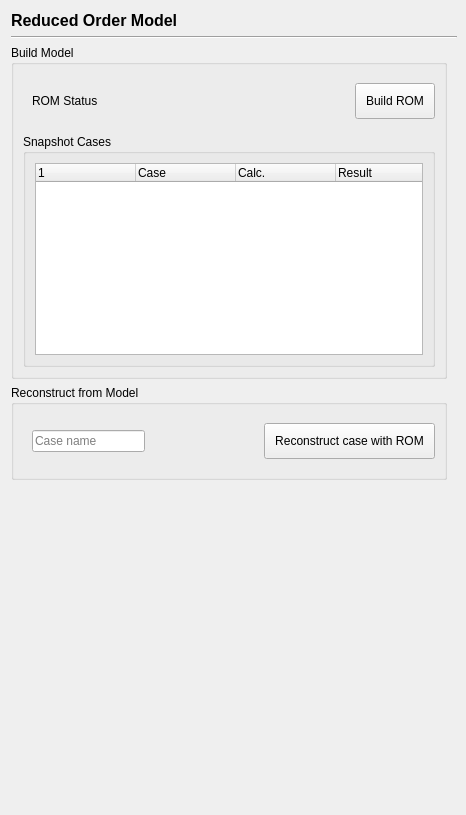
<?xml version="1.0" encoding="UTF-8"?>
<ui version="4.0">
 <class>PODROMPage</class>
 <widget class="QWidget" name="PODROMPage">
  <property name="geometry">
   <rect>
    <x>0</x>
    <y>0</y>
    <width>466</width>
    <height>815</height>
   </rect>
  </property>
  <property name="windowTitle">
   <string>Form</string>
  </property>
  <layout class="QVBoxLayout" name="verticalLayout_4">
   <property name="rightMargin">
    <number>9</number>
   </property>
   <item>
    <widget class="QLabel" name="title">
     <property name="font">
      <font>
       <pointsize>12</pointsize>
       <weight>75</weight>
       <bold>true</bold>
      </font>
     </property>
     <property name="text">
      <string>Reduced Order Model</string>
     </property>
    </widget>
   </item>
   <item>
    <widget class="Line" name="line">
     <property name="orientation">
      <enum>Qt::Horizontal</enum>
     </property>
    </widget>
   </item>
   <item>
    <widget class="QScrollArea" name="scrollArea">
     <property name="frameShape">
      <enum>QFrame::NoFrame</enum>
     </property>
     <property name="widgetResizable">
      <bool>true</bool>
     </property>
     <widget class="QWidget" name="scrollAreaWidgetContents">
      <property name="geometry">
       <rect>
        <x>0</x>
        <y>0</y>
        <width>448</width>
        <height>768</height>
       </rect>
      </property>
      <layout class="QVBoxLayout" name="verticalLayout_PODROMpage">
       <property name="leftMargin">
        <number>0</number>
       </property>
       <property name="topMargin">
        <number>0</number>
       </property>
       <property name="rightMargin">
        <number>10</number>
       </property>
       <property name="bottomMargin">
        <number>0</number>
       </property>
       <item>
         <widget class="QGroupBox" name="groupBox_ROMBuildAndSnapshots">
           <property name="title">
             <string>Build Model</string>
           </property>
           <layout class="QVBoxLayout" name="verticalLayout_ROMGroup">
             <item>
               <widget class="QWidget" name="widgetBuildROM" native="true">
                <layout class="QHBoxLayout" name="horizontalLayoutBuildRom">
                 <property name="rightMargin">
                  <number>0</number>
                 </property>
                 <item>
                   <widget class="QLabel" name="labelBuildROM">
                     <property name="text">
                       <string>ROM Status</string>
                     </property>
                   </widget>
                 </item>
                 <item>
                  <spacer name="horizontalSpacer_31">
                   <property name="orientation">
                    <enum>Qt::Horizontal</enum>
                   </property>
                   <property name="sizeHint" stdset="0">
                    <size>
                     <width>40</width>
                     <height>20</height>
                    </size>
                   </property>
                  </spacer>
                 </item>
                 <item>
                  <widget class="QPushButton" name="buildROM">
                   <property name="styleSheet">
                    <string notr="true">padding: 10px</string>
                   </property>
                   <property name="text">
                    <string>Build ROM</string>
                   </property>
                  </widget>
                 </item>
                </layout>
               </widget>
              </item>
              <item>
               <widget class="QGroupBox" name="snapshotCases">
                <property name="title">
                 <string>Snapshot Cases</string>
                </property>
                <layout class="QVBoxLayout" name="verticalLayout_2">
                 <item>
                  <widget class="QTreeWidget" name="snapshotCaseList">
                   <property name="sizePolicy">
                    <sizepolicy hsizetype="Expanding" vsizetype="Preferred">
                     <horstretch>0</horstretch>
                     <verstretch>0</verstretch>
                    </sizepolicy>
                   </property>
                   <property name="contextMenuPolicy">
                    <enum>Qt::CustomContextMenu</enum>
                   </property>
                   <property name="verticalScrollBarPolicy">
                    <enum>Qt::ScrollBarAlwaysOff</enum>
                   </property>
                   <property name="horizontalScrollBarPolicy">
                    <enum>Qt::ScrollBarAlwaysOff</enum>
                   </property>
                   <property name="autoScroll">
                    <bool>false</bool>
                   </property>
                   <property name="selectionMode">
                    <enum>QAbstractItemView::ExtendedSelection</enum>
                   </property>
                   <property name="indentation">
                    <number>0</number>
                   </property>
                   <property name="columnCount">
                    <number>4</number>
                   </property>
                   <column>
                    <property name="text">
                     <string/>
                    </property>
                   </column>
                   <column>
                    <property name="text">
                     <string>Case</string>
                    </property>
                   </column>
                   <column>
                    <property name="text">
                     <string>Calc.</string>
                    </property>
                   </column>
                   <column>
                    <property name="text">
                     <string>Result</string>
                    </property>
                   </column>
                  </widget>
                 </item>
                </layout>
               </widget>
             </item>
           </layout>
         </widget>
       </item>
       <item>
         <widget class="QGroupBox" name="groupBox_Reconstruction">
           <property name="title">
             <string>Reconstruct from Model</string>
           </property>
           <layout class="QVBoxLayout" name="verticalLayout_ReconstructGroup">
             <item>
               <widget class="QWidget" name="runningMode" native="true">
                <layout class="QHBoxLayout" name="horizontalLayout_3">
                 <property name="rightMargin">
                  <number>0</number>
                 </property>
                 <item>
                   <widget class="QLineEdit" name="nameCaseToReconstruct">
                     <property name="text">
                       <string></string>
                     </property>
                     <property name="placeholderText">
                       <string>Case name</string>
                     </property>
                   </widget>
                 </item>
                 <item>
                  <spacer name="horizontalSpacer_3">
                   <property name="orientation">
                    <enum>Qt::Horizontal</enum>
                   </property>
                   <property name="sizeHint" stdset="0">
                    <size>
                     <width>40</width>
                     <height>20</height>
                    </size>
                   </property>
                  </spacer>
                 </item>
                 <item>
                  <widget class="QPushButton" name="ROMReconstruct">
                   <property name="styleSheet">
                    <string notr="true">padding: 10px</string>
                   </property>
                   <property name="text">
                    <string>Reconstruct case with ROM</string>
                   </property>
                  </widget>
                 </item>
                </layout>
               </widget>
             </item>
           </layout>
         </widget>
       </item>
       <item>
        <spacer name="verticalSpacer">
         <property name="orientation">
          <enum>Qt::Vertical</enum>
         </property>
         <property name="sizeHint" stdset="0">
          <size>
           <width>20</width>
           <height>40</height>
          </size>
         </property>
        </spacer>
       </item>
      </layout>
     </widget>
    </widget>
   </item>
  </layout>
 </widget>
 <resources>
  <include location="../../../../resource.qrc"/>
 </resources>
 <connections/>
</ui>
